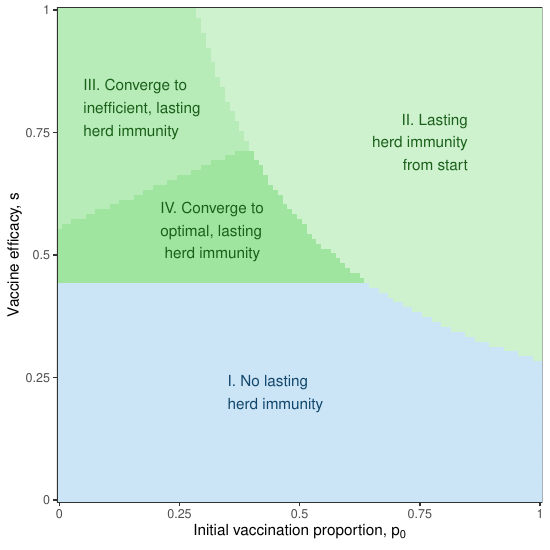

Recreate this plot in R.
source("../model_funs.R")
source("../plot_params.R")

data <- (readRDS("../suppfig2/data/plot_data.RDS")
         %>% filter(R0 == 1.4)
)

regions <- tibble(
  p0 = c(0.35, 0.85, 0.05, 0.21),
  s = c(0.22, 0.73, 0.8, 0.55),
  label = c("I. No lasting\nherd immunity",
            "II. Lasting\nherd immunity\nfrom start",
            "III. Converge to\ninefficient, lasting\nherd immunity",
            "IV. Converge to\noptimal, lasting\n herd immunity"),
  colour = c("a", "b", "c", "d"),
  hjust = c(0,1, 0, 0)
)

(ggplot(data = data, 
        mapping = 
          aes(x = p0, y = s))
  + geom_tile(mapping = aes(
    fill = cut(SOHI_check, c(-Inf,0,1/3,2/3,1)),
    colour = cut(SOHI_check, c(-Inf,0,1/3,2/3,1))
    ))
  + geom_text(data = regions,
              mapping = aes(label = label),
              colour = palette2_labels,
              hjust = regions$hjust,
              size = size_label)
  + scale_x_continuous(
    labels = c(0, 0.25, 0.5, 0.75, 1),
    expand = expansion(mult = 0)
  )
  + scale_y_continuous(
    labels = c(0, 0.25, 0.5, 0.75, 1),
    expand = expansion(mult = 0)
  )
  + scale_fill_manual(
    values = palette2
    )
  + scale_colour_manual(
    values = palette2
  )
  + labs(x = TeX("Initial vaccination proportion, $p_0$"),
         y = "Vaccine efficacy, s")
  + guides(fill = FALSE,
           colour = FALSE)
)

ggsave("fig5.pdf", width = fig_width, height = fig_width)
